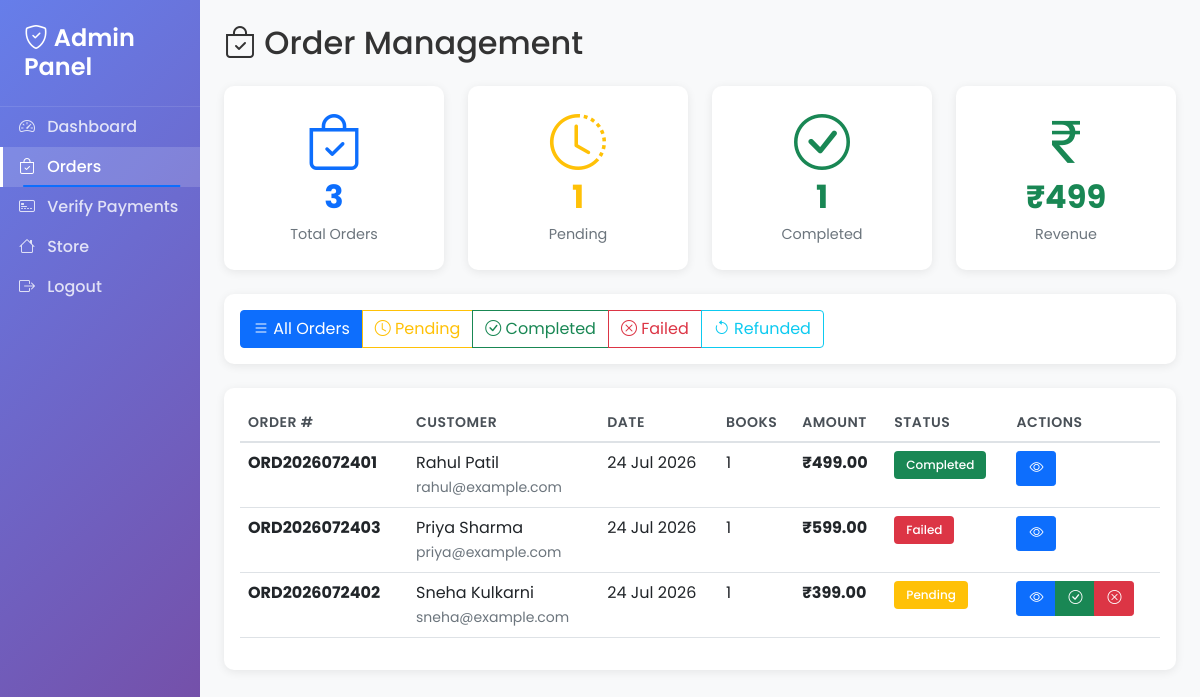
Page /admin-orders.php (signed in) on the committed database.
### tables this page shows
CREATE TABLE IF NOT EXISTS `orders` (
  `id` INT(11) NOT NULL AUTO_INCREMENT,
  `user_id` INT(11) NOT NULL,
  `order_number` VARCHAR(50) NOT NULL,
  `full_name` VARCHAR(255) NOT NULL,
  `email` VARCHAR(255) NOT NULL,
  `phone` VARCHAR(20) NOT NULL,
  `total_amount` DECIMAL(10,2) NOT NULL,
  `status` ENUM('pending','completed','failed','refunded') DEFAULT 'pending',
  `payment_status` ENUM('pending','paid','failed') DEFAULT 'pending',
  `payment_method` VARCHAR(50) DEFAULT 'UPI',
  `invoice_number` VARCHAR(50) DEFAULT NULL,
  `created_at` TIMESTAMP DEFAULT CURRENT_TIMESTAMP,
  `updated_at` TIMESTAMP DEFAULT CURRENT_TIMESTAMP ON UPDATE CURRENT_TIMESTAMP,
  PRIMARY KEY (`id`),
  UNIQUE KEY `idx_order_number` (`order_number`),
  KEY `idx_user_orders` (`user_id`),
  KEY `idx_order_status` (`status`),
  CONSTRAINT `fk_orders_user` FOREIGN KEY (`user_id`) REFERENCES `users` (`id`) ON DELETE CASCADE ON UPDATE CASCADE
);

CREATE TABLE IF NOT EXISTS `users` (
  `id` INT(11) NOT NULL AUTO_INCREMENT,
  `full_name` VARCHAR(255) NOT NULL,
  `email` VARCHAR(191) NOT NULL,
  `phone` VARCHAR(20) NOT NULL,
  `password` TEXT NOT NULL,
  `created_at` TIMESTAMP DEFAULT CURRENT_TIMESTAMP,
  `updated_at` TIMESTAMP DEFAULT CURRENT_TIMESTAMP ON UPDATE CURRENT_TIMESTAMP,
  PRIMARY KEY (`id`),
  UNIQUE KEY `idx_users_email` (`email`),
  INDEX `idx_users_phone` (`phone`)
);

### php/func-order.php (called while the page is built, shortened)
<?php
function get_all_orders($conn, $status = null) {
    $sql = "SELECT o.*, u.full_name, u.email, COUNT(oi.id) as book_count
            FROM orders o
            JOIN users u ON o.user_id = u.id
            LEFT JOIN order_items oi ON o.id = oi.order_id";
    $sql .= " GROUP BY o.id ORDER BY o.created_at DESC";
    $stmt = $conn->prepare($sql);
    $status ? $stmt->execute([$status]) : $stmt->execute();
    return $stmt->fetchAll();
}
function get_order_stats($conn) {
    $sql = "SELECT
                COUNT(*) as total_orders,
                SUM(CASE WHEN status='completed' THEN 1 ELSE 0 END) as completed_orders,
                SUM(CASE WHEN status='pending' THEN 1 ELSE 0 END) as pending_orders,
                SUM(CASE WHEN status='failed' THEN 1 ELSE 0 END) as failed_orders,
                SUM(total_amount) as total_revenue,
                SUM(CASE WHEN status='completed' THEN total_amount ELSE 0 END) as completed_revenue
            FROM orders";
    $stmt = $conn->prepare($sql);
    $stmt->execute();
    return $stmt->fetch();
}

### admin-orders.php (the view, shortened to what this page needs)
<?php
include "db_conn.php";
include "php/func-order.php";
$status_filter = isset($_GET['status']) ? $_GET['status'] : null;
$orders = get_all_orders($conn, $status_filter);
$stats = get_order_stats($conn);
?>
<!DOCTYPE html>
<html lang="en">
<head>
    <link href="https://cdn.jsdelivr.net/npm/bootstrap@5.1.3/dist/css/bootstrap.min.css" rel="stylesheet">
    <link rel="stylesheet" href="https://cdn.jsdelivr.net/npm/bootstrap-icons@1.7.2/font/bootstrap-icons.css">
    <link rel="stylesheet" href="css/style.css">
    <link rel="stylesheet" href="css/admin-style.css">
</head>
<body>
    <div class="container-fluid">
        <div class="row">
            <div class="col-md-2 admin-sidebar p-0">
                <div class="sidebar-header">
                    <h4><i class="bi bi-shield-check"></i> Admin Panel</h4>
                </div>
                <nav class="nav flex-column">
                    <a class="nav-link" href="admin.php"><i class="bi bi-speedometer2"></i> Dashboard</a>
                    <a class="nav-link active" href="admin-orders.php"><i class="bi bi-bag-check"></i> Orders</a>
                    <a class="nav-link" href="admin-verify-payments.php"><i class="bi bi-credit-card-2-front"></i> Verify Payments</a>
                    <a class="nav-link" href="index.php"><i class="bi bi-house"></i> Store</a>
                    <a class="nav-link" href="logout.php"><i class="bi bi-box-arrow-right"></i> Logout</a>
                </nav>
            </div>
            <div class="col-md-10 admin-content p-4">
                <h2 class="mb-4"><i class="bi bi-bag-check"></i> Order Management</h2>
                <div class="row mb-4">
                    <div class="col-md-3">
                        <div class="card stat-card text-center border-0">
                            <div class="card-body">
                                <i class="bi bi-bag-check display-4 text-primary mb-2"></i>
                                <h3 class="text-primary"><?= $stats['total_orders'] ?></h3>
                                <p>Total Orders</p>
                            </div>
                        </div>
                    </div>
                    <div class="col-md-3">
                        <div class="card stat-card text-center border-0">
                            <div class="card-body">
                                <i class="bi bi-clock-history display-4 text-warning mb-2"></i>
                                <h3 class="text-warning"><?= $stats['pending_orders'] ?></h3>
                                <p>Pending</p>
                            </div>
                        </div>
                    </div>
                    <div class="col-md-3">
                        <div class="card stat-card text-center border-0">
                            <div class="card-body">
                                <i class="bi bi-check-circle display-4 text-success mb-2"></i>
                                <h3 class="text-success"><?= $stats['completed_orders'] ?></h3>
                                <p>Completed</p>
                            </div>
                        </div>
                    </div>
                    <div class="col-md-3">
                        <div class="card stat-card text-center border-0">
                            <div class="card-body">
                                <i class="bi bi-currency-rupee display-4 text-success mb-2"></i>
                                <h3 class="text-success">₹<?= number_format($stats['completed_revenue'], 0) ?></h3>
                                <p>Revenue</p>
                            </div>
                        </div>
                    </div>
                </div>
                <div class="card table-card mb-4 border-0">
                    <div class="card-body">
                        <div class="btn-group" role="group">
                            <a href="admin-orders.php" class="btn <?= !$status_filter ? 'btn-primary' : 'btn-outline-primary' ?>">
                                <i class="bi bi-list"></i> All Orders
                            </a>
                            <a href="admin-orders.php?status=pending" class="btn <?= $status_filter == 'pending' ? 'btn-warning' : 'btn-outline-warning' ?>">
                                <i class="bi bi-clock"></i> Pending
                            </a>
                            <a href="admin-orders.php?status=completed" class="btn <?= $status_filter == 'completed' ? 'btn-success' : 'btn-outline-success' ?>">
                                <i class="bi bi-check-circle"></i> Completed
                            </a>
                            <a href="admin-orders.php?status=failed" class="btn <?= $status_filter == 'failed' ? 'btn-danger' : 'btn-outline-danger' ?>">
                                <i class="bi bi-x-circle"></i> Failed
                            </a>
                            <a href="admin-orders.php?status=refunded" class="btn <?= $status_filter == 'refunded' ? 'btn-info' : 'btn-outline-info' ?>">
                                <i class="bi bi-arrow-counterclockwise"></i> Refunded
                            </a>
                        </div>
                    </div>
                </div>
                <div class="card table-card border-0">
                    <div class="card-body">
                        <?php if (empty($orders)): ?>
                            <div class="alert alert-info">No orders found.</div>
                        <?php else: ?>
                            <div class="table-responsive">
                                <table class="table table-hover">
                                    <thead>
                                        <tr>
                                            <th>Order #</th>
                                            <th>Customer</th>
                                            <th>Date</th>
                                            <th>Books</th>
                                            <th>Amount</th>
                                            <th>Status</th>
                                            <th>Actions</th>
                                        </tr>
                                    </thead>
                                    <tbody>
                                        <?php foreach ($orders as $order):
                                            $status_class = [
                                                'pending' => 'warning',
                                                'completed' => 'success',
                                                'failed' => 'danger',
                                                'refunded' => 'info'
                                            ][$order['status']];
                                        ?>
                                        <tr>
                                            <td><strong><?= htmlspecialchars($order['order_number']) ?></strong></td>
                                            <td>
                                                <?= htmlspecialchars($order['full_name']) ?><br>
                                                <small class="text-muted"><?= htmlspecialchars($order['email']) ?></small>
                                            </td>
                                            <td><?= date('d M Y', strtotime($order['created_at'])) ?></td>
                                            <td><?= $order['book_count'] ?></td>
                                            <td><strong>₹<?= number_format($order['total_amount'], 2) ?></strong></td>
                                            <td>
                                                <span class="badge bg-<?= $status_class ?>">
                                                    <?= ucfirst($order['status']) ?>
                                                </span>
                                            </td>
                                            <td>
                                                <div class="btn-group btn-group-sm">
                                                    <a href="admin-order-details.php?id=<?= $order['id'] ?>"
                                                       class="btn btn-primary" title="View">
                                                        <i class="bi bi-eye"></i>
                                                    </a>
                                                    <?php if ($order['status'] == 'pending'): ?>
                                                    <button class="btn btn-success"
                                                            onclick="updateStatus(<?= $order['id'] ?>, 'completed')"
                                                            title="Mark Completed">
                                                        <i class="bi bi-check-circle"></i>
                                                    </button>
                                                    <button class="btn btn-danger"
                                                            onclick="updateStatus(<?= $order['id'] ?>, 'failed')"
                                                            title="Mark Failed">
                                                        <i class="bi bi-x-circle"></i>
                                                    </button>
                                                    <?php endif; ?>
                                                </div>
                                            </td>
                                        </tr>
                                        <?php endforeach; ?>
                                    </tbody>
                                </table>
                            </div>
                        <?php endif; ?>
                    </div>
                </div>
            </div>
        </div>
    </div>
</body>
</html>

### css/style.css (style rules this page uses)
* { margin: 0; padding: 0; box-sizing: border-box; }
body { font-family: 'Poppins', sans-serif; color: #333; overflow-x: hidden; }
.nav-link { font-weight: 500; padding: 0.5rem 1rem !important; transition: color 0.3s; position: relative; }
.nav-link::after { content: ''; position: absolute; bottom: 0; left: 50%; width: 0; height: 2px; background: #0d6efd; transition: all 0.3s; transform: translateX(-50%); }
.nav-link:hover::after, .nav-link.active::after { width: 80%; }

### css/admin-style.css (style rules this page uses)
.admin-sidebar { background: linear-gradient(135deg, #667eea 0%, #764ba2 100%); min-height: 100vh; box-shadow: 2px 0 10px rgba(0,0,0,0.1); }
.admin-sidebar .sidebar-header { padding: 1.5rem; border-bottom: 1px solid rgba(255,255,255,0.1); }
.admin-sidebar .sidebar-header h4 { color: white; font-weight: 600; margin: 0; }
.admin-sidebar .nav-link { color: rgba(255,255,255,0.8) !important; padding: 0.75rem 1.5rem; transition: all 0.3s; border-left: 3px solid transparent; }
.admin-sidebar .nav-link.active { background: rgba(255,255,255,0.15); color: white !important; border-left-color: white; }
.admin-sidebar .nav-link i { margin-right: 0.5rem; width: 20px; }
.admin-content { background: #f8f9fa; min-height: 100vh; }
.stat-card { border-radius: 10px; border: none; box-shadow: 0 2px 10px rgba(0,0,0,0.08); transition: transform 0.3s; }
.stat-card .card-body { padding: 1.5rem; }
.stat-card h3 { font-size: 2rem; font-weight: 700; margin-bottom: 0.5rem; }
.stat-card p { color: #6c757d; margin: 0; font-size: 0.9rem; }
.table-card { border-radius: 10px; border: none; box-shadow: 0 2px 10px rgba(0,0,0,0.08); }
.table thead th { border-bottom: 2px solid #dee2e6; font-weight: 600; color: #495057; font-size: 0.875rem; text-transform: uppercase; letter-spacing: 0.5px; }
.badge { padding: 0.5rem 0.75rem; font-weight: 500; }
.btn-group-sm .btn { padding: 0.375rem 0.75rem; }

### rows in the picture
orders: order_number "ORD2026072401", user.full_name "Rahul Patil", user.email "rahul@example.com", created_at "24 Jul 2026", book_count "1", total_amount "499.00", status "Completed"
orders: order_number "ORD2026072403", user.full_name "Priya Sharma", user.email "priya@example.com", created_at "24 Jul 2026", book_count "1", total_amount "599.00", status "Failed"
orders: order_number "ORD2026072402", user.full_name "Sneha Kulkarni", user.email "sneha@example.com", created_at "24 Jul 2026", book_count "1", total_amount "399.00", status "Pending"

### other values in the picture
$stats['total_orders'] "3"
$stats['pending_orders'] "1"
$stats['completed_orders'] "1"
$stats['completed_revenue'] "499"
